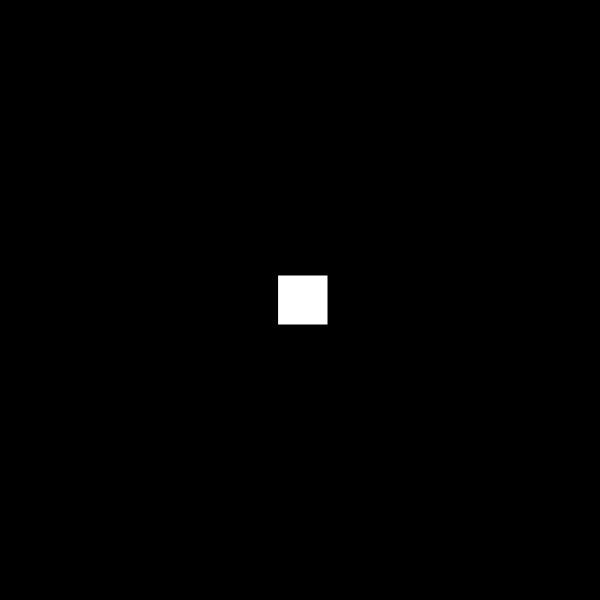
Frame 1 (no input)
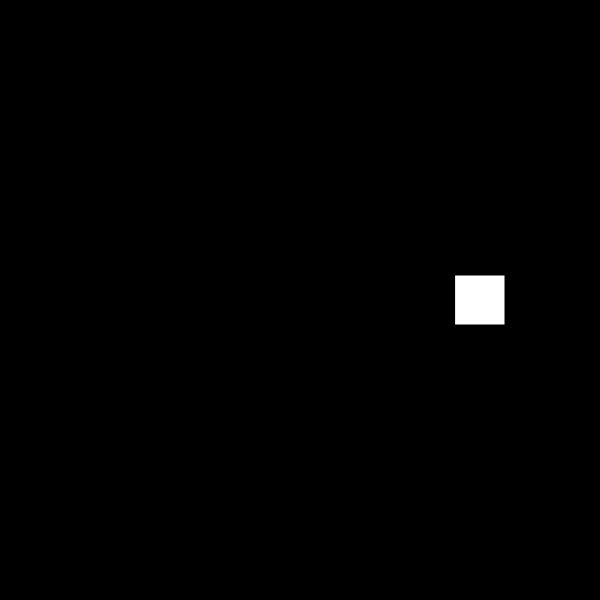
Frame 60 (no input)
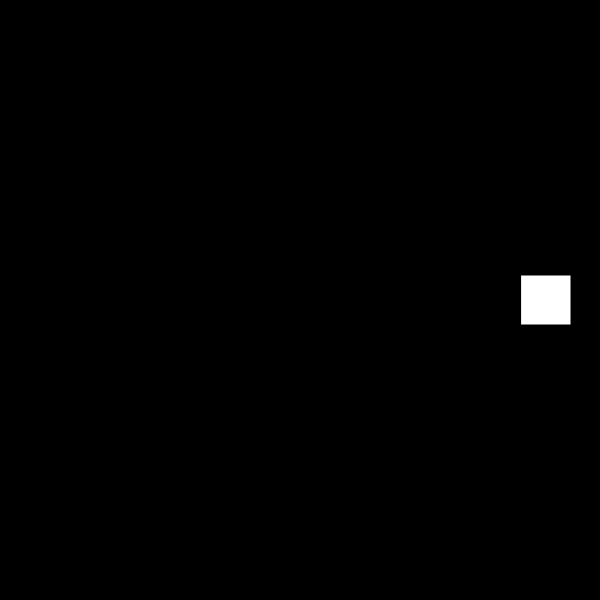
Frame 120 (the mouse pressed at the canvas centre since frame 60)

The p5.js sketch that drew these frames (run headless with seeded random() and noise() and a simulated clock; from frame 60 on, the mouse is pressed at the canvas centre):

// p5.js sketch
// ── sketch.js
//  This was adapted from Dan Shiffman's Coding Train
//  See links 3.1, 3.2, 3.3
//  https://www.youtube.com/playlist?list=PLRqwX-V7Uu6Zy51Q-x9tMWIv9cueOFTFA

let boxX = 300;
let speed = 3;

function setup() {
  createCanvas(600, 600);
}

function draw() {
  background(0);
  rectMode(CENTER);

  if (boxX > width || boxX < 0) {
    speed = speed*-1;
  }
  boxX = boxX + speed;
  translate(boxX, 300, 50)
  rect(0, 0, 50, 50);
}
